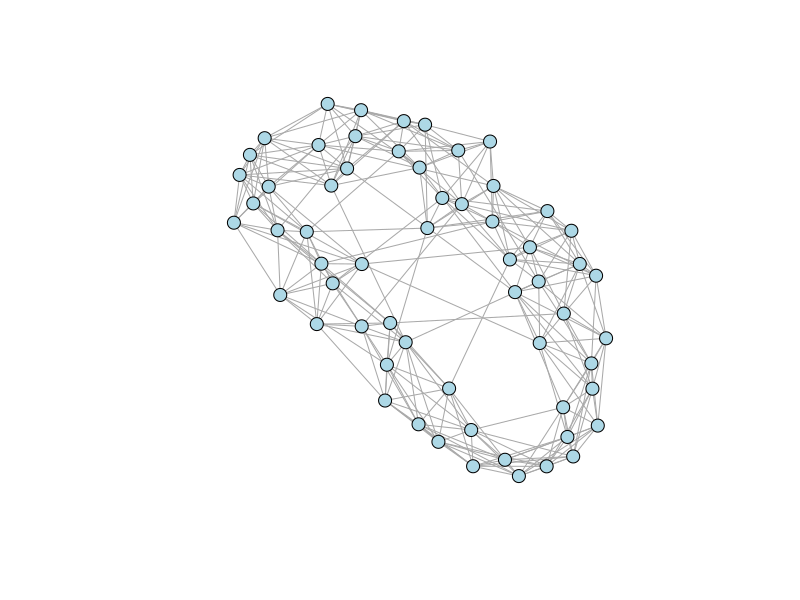
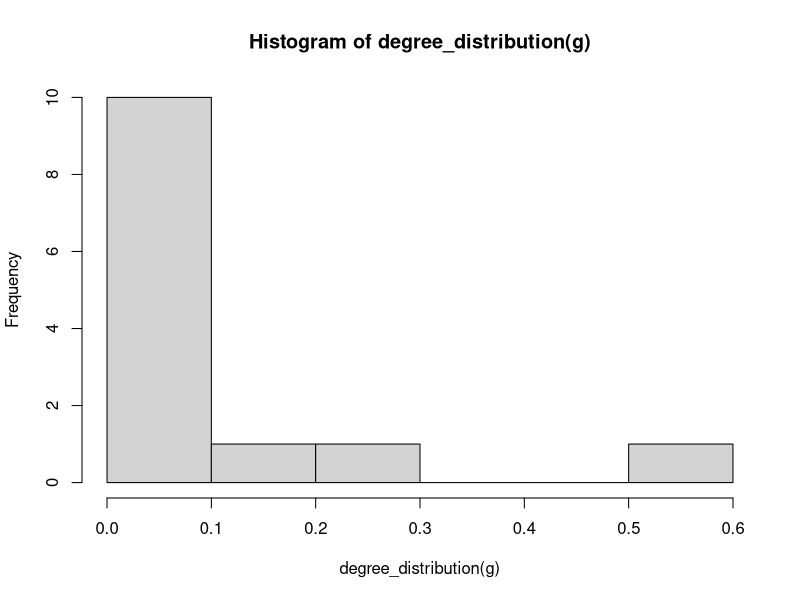
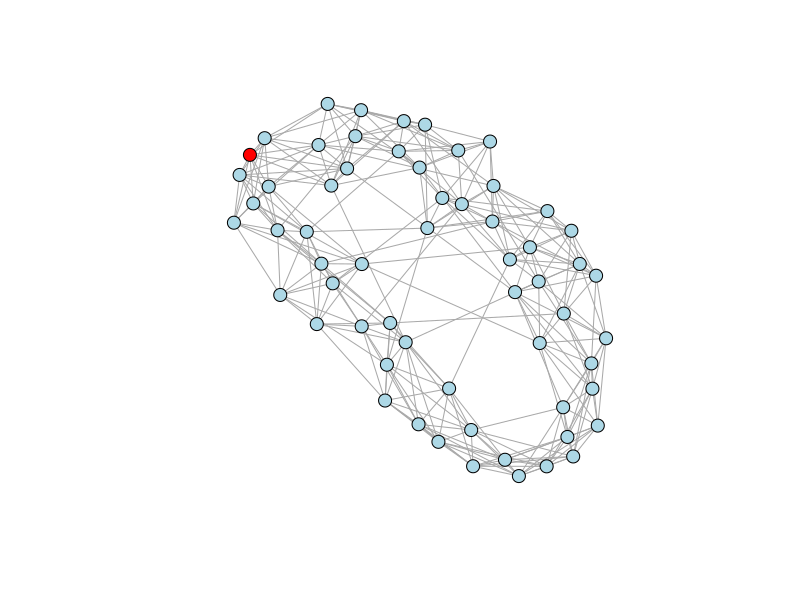
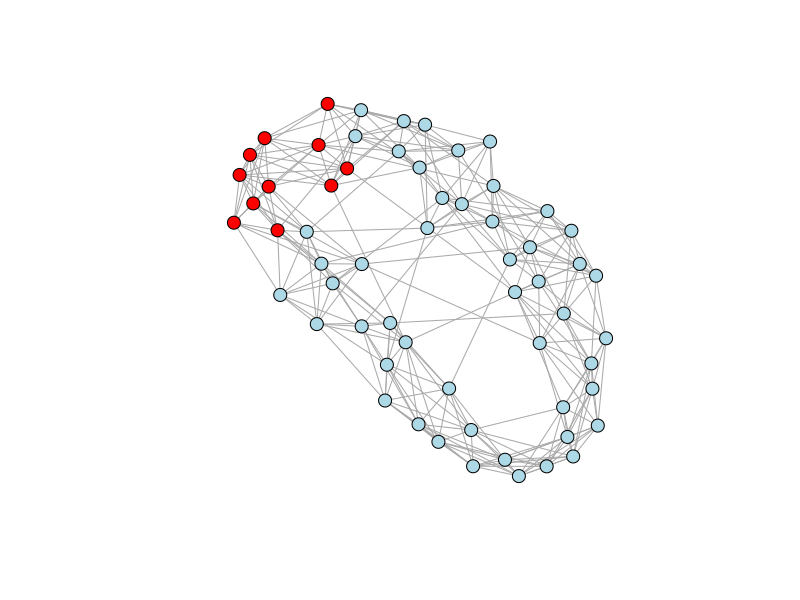
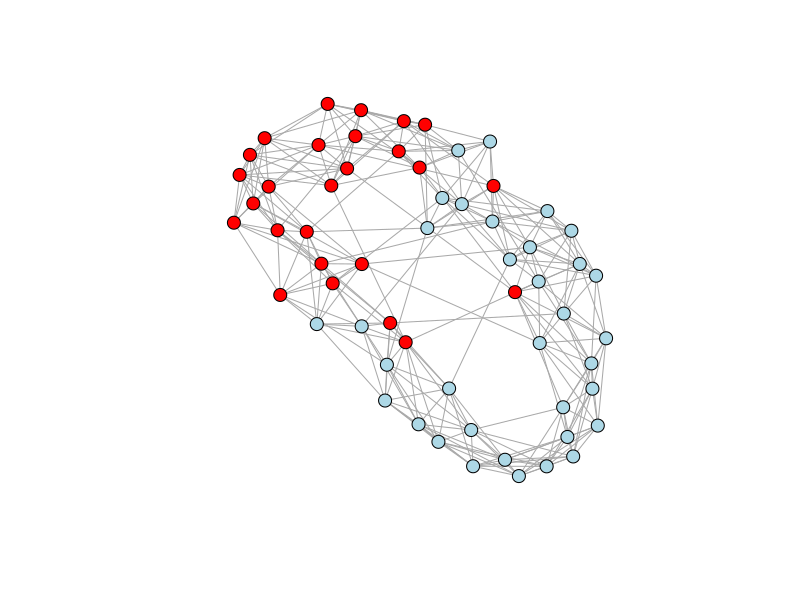
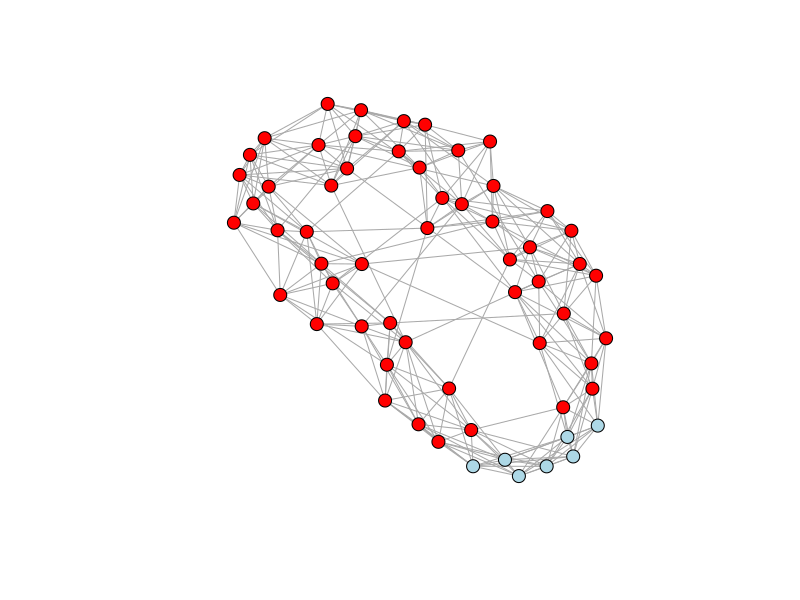
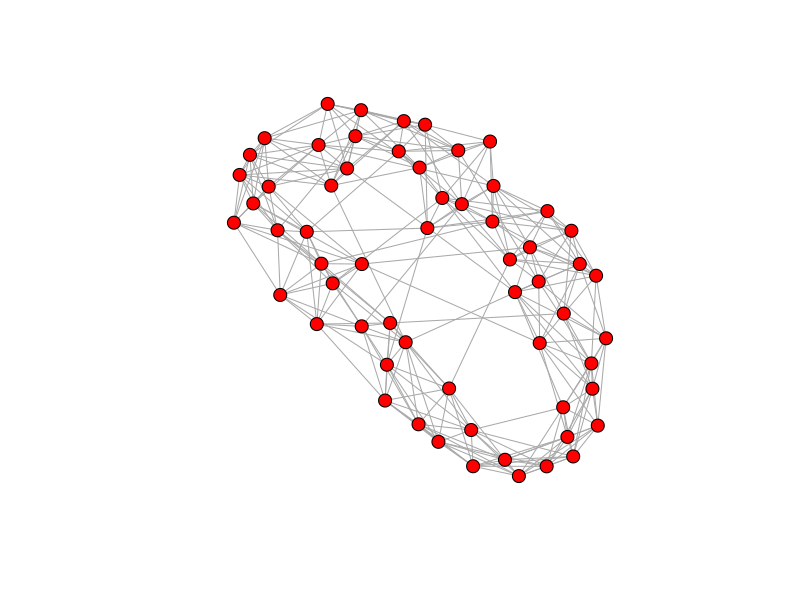
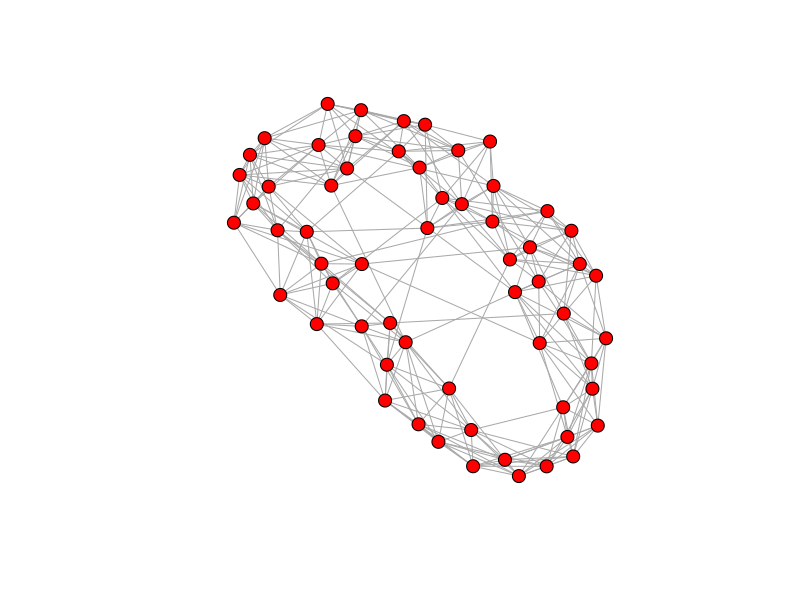

R code for these plots, in order: (Note: this script raises an error after producing the figures.)
## Sara Sánchez-Heredero Martínez
## Network SIS Model exercise

#---------------- Load packages --------------------------------------------------
library(igraph)
library(deSolve)

#---------------- Create functions for net interactions --------------------------------------------------

## function to find all interactions of a given vertex
get_interactions <- function(matrix, person){ 
  my_inter <-c()
  indice=1
  for(i in matrix[person,]){
    if(i != 0){ # if the chosen position is not 0 == if there is an interaction 
      my_inter <- c(my_inter, indice) # add the interaction index
    }
    indice = indice + 1
  }
  return(my_inter)
}

## RECURSIVE function to model rumor spreading 
# parameters to initialize function
infected <- 0 #number of people that know the rumor at first
iteration <- 0 
states <- c()

model <- function(people,max_iterations){
  new_interactions <- c()
  if(iteration != max_iterations){
    iteration <<- iteration + 1 #update count
    
    for(person in people){ # iterate over people that have had connection with a rumor spreader
      
      if(V(g)$rumor[person] == 0){ # if that person didnt't already know the rumor
        V(g)$rumor[person] <<- 1 # change that person's state to 'know the rumor'
        V(g)$color[person] <<- "red"
        infected <<- infected + 1 # update the count of people that know the rumor

        new_interactions<- c(new_interactions, get_interactions(connections, person)) # find all people in contact with that person that now knows the rumor
        new_interactions <- unique(new_interactions) # remove duplications
      }
    }
    
    plot.igraph(g, layout= positions, vertex.label=NA)
    states <<- c(states, infected) # add the new count to the list
    model(new_interactions, max_iterations)
    
  }else{# when the maxumum number of iterations has been reached
    return(states)
    break # get out of the function
  } 
}
 # if(is.na(match(0,V(g)$rumor))){break} # if every item in the network knows the rumor



#---------------- Construct network --------------------------------------------------
n_people = 60
transmision_rate = 0.05

g <- watts.strogatz.game(1, #dim:	Integer constant, the dimension of the starting lattice.
                         n_people, #size: 	Integer constant, the size of the lattice along each dimension.
                         5, #nei:	Integer constant, the neighborhood within which the vertices of the lattice will be connected.
                         transmision_rate) #p:	Real constant between zero and one, the rewiring probability.

V(g)$color <- "lightblue"
V(g)$size <- 7
V(g)$rumor <- 0

positions <- layout_with_fr(g) #fix layout
plot.igraph(g, layout= positions, vertex.label=NA)

hist(degree_distribution(g))

average.path.length(g)
transitivity(g, type="average")




#---------------- Dynamics of the network --------------------------------------------------
connections <- rbind(g[1:length(g[1])])
p1 = sample(1:nrow(connections), 1, replace = FALSE, prob = NULL) # get person to start the rumor
generations <- 10

dI <- model(p1,generations)

dS <- c()
for (i in dI){
  val <-  n_people - as.integer(i) 
  dS <<- c(dS,val)
}
  
states_matrix <- cbind.data.frame(dS, dI)



##---------------- Plot Dynamics --------------------------------------------------
time <- seq(1, generations, by = 1)
matplot(x = time, y = states_matrix, type = "l",
        xlab = "Time", ylab = "Number of people who know", main = "Rumor spreading model",
        lwd = 2, lty = 1, bty = "l", col = c("green","red"))

legend(6, 30, c("Still don't know", "Know rumor"), cex= 0.95, pch = 1, col = c("green","red"), bty = "n")


  
  
